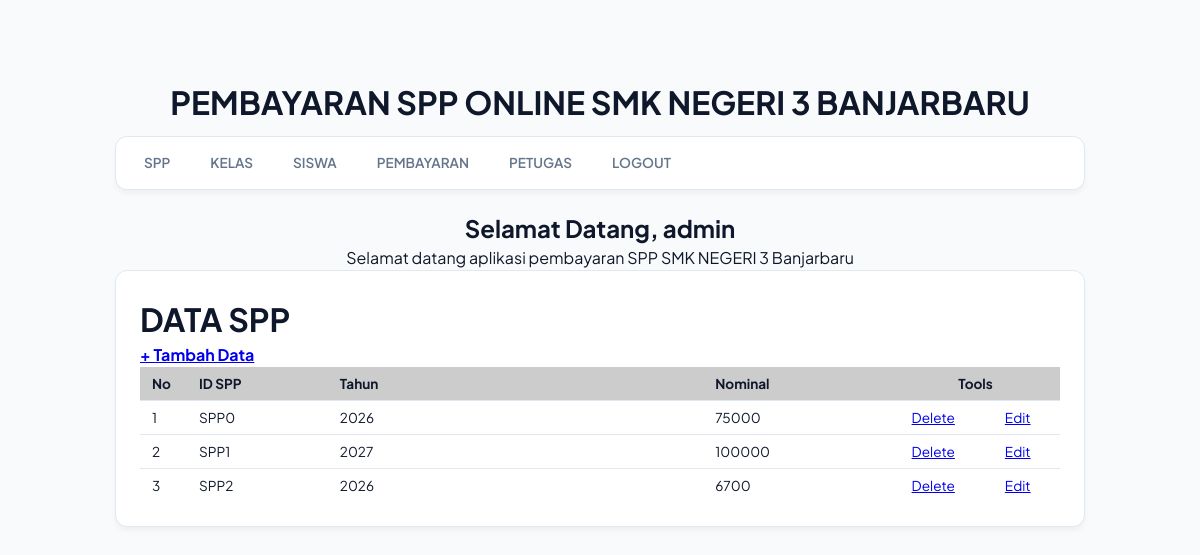
/spp_oyan/admin/halaman_admin.php?open=data_spp (signed in), run on the app's committed database.
### tables this page shows
CREATE TABLE `spp` (
  `id_spp` varchar(5) NOT NULL,
  `tahun` int(4) NOT NULL,
  `nominal` int(10) NOT NULL
);

### spp_oyan/admin/data_spp.php (the view)
<?php
include_once "../src/koneksi.php";
?>
<h1><b>DATA SPP </b></h1>
<h4> <a href="?open=tambah_spp">+ Tambah Data</a> </h3>
<table cellspacing="1" cellpadding="3">
  <tr>
    <td width="5%" bgcolor="#CCCCCC"><b>No</b></td>
    <td width="15%" bgcolor="#CCCCCC"><b>ID SPP</b></td>
    <td width="40%" bgcolor="#CCCCCC"><b>Tahun </b></td>
    <td width="20%" bgcolor="#CCCCCC"><b>Nominal</b></td>
    <td colspan="2" align="center" bgcolor="#CCCCCC"><b>Tools</b></td>
  </tr>
<?php
$sql = mysqli_query($koneksi, "SELECT * FROM spp ORDER BY id_spp ASC");
$nomor = 0;
while ($data = mysqli_fetch_array($sql)) {
  $nomor++;
?>
  <tr>
    <td><?php echo $nomor; ?> </td>
    <td><?php echo $data['id_spp']; ?> </td>
    <td><?php echo $data['tahun']; ?> </td>
    <td><?php echo $data['nominal']; ?> </td>
    <td width="9%" align="center"><a href="?open=hapus_spp&id_spp=<?php echo $data['id_spp']; ?>"
      target="_self" onclick="return confirm('YAKIN INGIN MENGHAPUS DATA SPP INI ...?')"> Delete</a></td>
    <td width="9%" align="center"><a href="?open=edit_spp&id_spp=<?php echo $data['id_spp'] ?>"
      target="_self">Edit</a></td>
  </tr>
<?php } ?>
</table>

### spp_oyan/src/style.css (style rules this page uses)
:root { --primary: #4f46e5; --bg-main: #f8fafc; --card-bg: #ffffff; --text-dark: #0f172a; --text-muted: #64748b; --border-color: #e2e8f0; --radius: 12px; --shadow: 0 4px 6px -1px rgba(0, 0, 0, 0.05); }
* { box-sizing: border-box; margin: 0; padding: 0; }
body { background-color: var(--bg-main); font-family: 'Plus Jakarta Sans', sans-serif; color: var(--text-dark); line-height: 1.5; padding-bottom: 40px; }
table { width: 100%; border-collapse: collapse; background: var(--card-bg); text-align: left; font-size: 0.85rem; }
td { padding: 8px 12px; border-bottom: 1px solid var(--border-color); color: var(--text-dark); white-space: nowrap; }
tr:last-child td { border-bottom: none; }

### data on the page
spp: id_spp "SPP0", tahun "2026", nominal "75000"
spp: id_spp "SPP1", tahun "2027", nominal "100000"
spp: id_spp "SPP2", tahun "2026", nominal "6700"

### other printed values
$_SESSION['username'] "admin"
